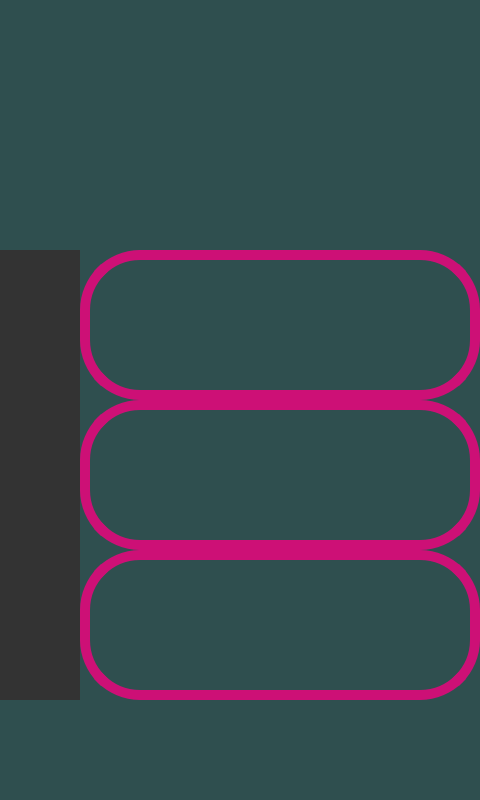
<?xml version="1.0" encoding="UTF-8"?>
<ui version="4.0">
 <class>HomeWindow</class>
 <widget class="QWidget" name="HomeWindow">
  <property name="geometry">
   <rect>
    <x>0</x>
    <y>0</y>
    <width>480</width>
    <height>800</height>
   </rect>
  </property>
  <property name="minimumSize">
   <size>
    <width>480</width>
    <height>800</height>
   </size>
  </property>
  <property name="maximumSize">
   <size>
    <width>480</width>
    <height>800</height>
   </size>
  </property>
  <property name="windowTitle">
   <string>cqnu_spider</string>
  </property>
  <property name="windowIcon">
   <iconset resource="ui.qrc">
    <normaloff>:/Icon/Images/Icon.png</normaloff>:/Icon/Images/Icon.png</iconset>
  </property>
  <property name="styleSheet">
   <string notr="true">color: rgb(200, 200, 200);
background-color: rgb(47, 79, 79);</string>
  </property>
  <widget class="QFrame" name="frame_function">
   <property name="geometry">
    <rect>
     <x>0</x>
     <y>250</y>
     <width>80</width>
     <height>450</height>
    </rect>
   </property>
   <property name="minimumSize">
    <size>
     <width>80</width>
     <height>450</height>
    </size>
   </property>
   <property name="maximumSize">
    <size>
     <width>80</width>
     <height>450</height>
    </size>
   </property>
   <property name="styleSheet">
    <string notr="true">background:rgb(51,51,51);</string>
   </property>
   <property name="frameShape">
    <enum>QFrame::NoFrame</enum>
   </property>
   <property name="frameShadow">
    <enum>QFrame::Plain</enum>
   </property>
   <widget class="QFrame" name="frame_use">
    <property name="geometry">
     <rect>
      <x>0</x>
      <y>0</y>
      <width>80</width>
      <height>55</height>
     </rect>
    </property>
    <property name="minimumSize">
     <size>
      <width>80</width>
      <height>55</height>
     </size>
    </property>
    <property name="maximumSize">
     <size>
      <width>80</width>
      <height>55</height>
     </size>
    </property>
    <property name="frameShape">
     <enum>QFrame::NoFrame</enum>
    </property>
    <property name="frameShadow">
     <enum>QFrame::Plain</enum>
    </property>
    <layout class="QHBoxLayout" name="horizontalLayout_16">
     <property name="spacing">
      <number>0</number>
     </property>
     <property name="leftMargin">
      <number>0</number>
     </property>
     <property name="topMargin">
      <number>0</number>
     </property>
     <property name="rightMargin">
      <number>0</number>
     </property>
     <property name="bottomMargin">
      <number>0</number>
     </property>
     <item>
      <widget class="QPushButton" name="pushButton_use">
       <property name="minimumSize">
        <size>
         <width>80</width>
         <height>55</height>
        </size>
       </property>
       <property name="maximumSize">
        <size>
         <width>80</width>
         <height>55</height>
        </size>
       </property>
       <property name="toolTip">
        <string>功能介绍</string>
       </property>
       <property name="styleSheet">
        <string notr="true">QPushButton {
	border: none;
	background-color: rgba(0,0,0,0);
}
QPushButton:hover {

	background-color: rgb(0,143,150);
}
QPushButton:pressed {	
	background-color: rgba(0,0,0,0);
}</string>
       </property>
       <property name="text">
        <string/>
       </property>
       <property name="icon">
        <iconset resource="ui.qrc">
         <normaloff>:/home/Images/use.png</normaloff>:/home/Images/use.png</iconset>
       </property>
       <property name="iconSize">
        <size>
         <width>40</width>
         <height>40</height>
        </size>
       </property>
       <property name="flat">
        <bool>true</bool>
       </property>
      </widget>
     </item>
    </layout>
   </widget>
   <widget class="QFrame" name="frame_view">
    <property name="geometry">
     <rect>
      <x>0</x>
      <y>60</y>
      <width>80</width>
      <height>55</height>
     </rect>
    </property>
    <property name="minimumSize">
     <size>
      <width>80</width>
      <height>55</height>
     </size>
    </property>
    <property name="maximumSize">
     <size>
      <width>80</width>
      <height>55</height>
     </size>
    </property>
    <property name="frameShape">
     <enum>QFrame::NoFrame</enum>
    </property>
    <property name="frameShadow">
     <enum>QFrame::Plain</enum>
    </property>
    <layout class="QHBoxLayout" name="horizontalLayout_17">
     <property name="spacing">
      <number>0</number>
     </property>
     <property name="leftMargin">
      <number>0</number>
     </property>
     <property name="topMargin">
      <number>0</number>
     </property>
     <property name="rightMargin">
      <number>0</number>
     </property>
     <property name="bottomMargin">
      <number>0</number>
     </property>
     <item>
      <widget class="QPushButton" name="pushButton_view">
       <property name="minimumSize">
        <size>
         <width>80</width>
         <height>55</height>
        </size>
       </property>
       <property name="maximumSize">
        <size>
         <width>80</width>
         <height>55</height>
        </size>
       </property>
       <property name="toolTip">
        <string>梦厅规则</string>
       </property>
       <property name="styleSheet">
        <string notr="true">QPushButton {
	border: none;
	background-color: rgba(0,0,0,0);
}
QPushButton:hover {
	background-color: rgb(0,143,150);
}
QPushButton:pressed {	
	background-color: rgba(0,0,0,0);
}</string>
       </property>
       <property name="text">
        <string/>
       </property>
       <property name="icon">
        <iconset resource="ui.qrc">
         <normaloff>:/home/Images/view.png</normaloff>:/home/Images/view.png</iconset>
       </property>
       <property name="iconSize">
        <size>
         <width>40</width>
         <height>40</height>
        </size>
       </property>
       <property name="flat">
        <bool>true</bool>
       </property>
      </widget>
     </item>
    </layout>
   </widget>
   <widget class="QFrame" name="frame_about">
    <property name="geometry">
     <rect>
      <x>0</x>
      <y>120</y>
      <width>80</width>
      <height>55</height>
     </rect>
    </property>
    <property name="minimumSize">
     <size>
      <width>80</width>
      <height>55</height>
     </size>
    </property>
    <property name="maximumSize">
     <size>
      <width>80</width>
      <height>55</height>
     </size>
    </property>
    <property name="frameShape">
     <enum>QFrame::NoFrame</enum>
    </property>
    <property name="frameShadow">
     <enum>QFrame::Plain</enum>
    </property>
    <layout class="QHBoxLayout" name="horizontalLayout_18">
     <property name="spacing">
      <number>0</number>
     </property>
     <property name="leftMargin">
      <number>0</number>
     </property>
     <property name="topMargin">
      <number>0</number>
     </property>
     <property name="rightMargin">
      <number>0</number>
     </property>
     <property name="bottomMargin">
      <number>0</number>
     </property>
     <item>
      <widget class="QPushButton" name="pushButton_about">
       <property name="minimumSize">
        <size>
         <width>80</width>
         <height>55</height>
        </size>
       </property>
       <property name="maximumSize">
        <size>
         <width>80</width>
         <height>55</height>
        </size>
       </property>
       <property name="toolTip">
        <string>关于软件</string>
       </property>
       <property name="styleSheet">
        <string notr="true">QPushButton {
	border: none;
	background-color: rgba(0,0,0,0);
}
QPushButton:hover {
	background-color: rgb(0,143,150);
}
QPushButton:pressed {	
	background-color: rgba(0,0,0,0);
}</string>
       </property>
       <property name="text">
        <string/>
       </property>
       <property name="icon">
        <iconset resource="ui.qrc">
         <normaloff>:/home/Images/about.png</normaloff>:/home/Images/about.png</iconset>
       </property>
       <property name="iconSize">
        <size>
         <width>40</width>
         <height>40</height>
        </size>
       </property>
       <property name="flat">
        <bool>true</bool>
       </property>
      </widget>
     </item>
    </layout>
   </widget>
  </widget>
  <widget class="QLabel" name="label_top">
   <property name="geometry">
    <rect>
     <x>0</x>
     <y>0</y>
     <width>480</width>
     <height>250</height>
    </rect>
   </property>
   <property name="text">
    <string/>
   </property>
  </widget>
  <widget class="QPushButton" name="pushButton_reserve">
   <property name="geometry">
    <rect>
     <x>80</x>
     <y>250</y>
     <width>400</width>
     <height>150</height>
    </rect>
   </property>
   <property name="minimumSize">
    <size>
     <width>400</width>
     <height>150</height>
    </size>
   </property>
   <property name="maximumSize">
    <size>
     <width>400</width>
     <height>150</height>
    </size>
   </property>
   <property name="styleSheet">
    <string notr="true">QPushButton {
	background-image: url(:/home/Images/reserve.png);
	background-position: center;
	border-radius: 60px;
	border: 10px solid rgb(205, 16, 118);
}
QPushButton:hover {
	border: 10px solid rgb(255, 255, 0);
}</string>
   </property>
   <property name="text">
    <string/>
   </property>
  </widget>
  <widget class="QLabel" name="label_bottom">
   <property name="geometry">
    <rect>
     <x>0</x>
     <y>700</y>
     <width>480</width>
     <height>100</height>
    </rect>
   </property>
   <property name="minimumSize">
    <size>
     <width>480</width>
     <height>100</height>
    </size>
   </property>
   <property name="maximumSize">
    <size>
     <width>480</width>
     <height>100</height>
    </size>
   </property>
   <property name="styleSheet">
    <string notr="true"/>
   </property>
   <property name="text">
    <string/>
   </property>
  </widget>
  <widget class="QPushButton" name="pushButton_web">
   <property name="geometry">
    <rect>
     <x>80</x>
     <y>400</y>
     <width>400</width>
     <height>150</height>
    </rect>
   </property>
   <property name="minimumSize">
    <size>
     <width>400</width>
     <height>150</height>
    </size>
   </property>
   <property name="maximumSize">
    <size>
     <width>400</width>
     <height>150</height>
    </size>
   </property>
   <property name="styleSheet">
    <string notr="true">QPushButton {
	background-image: url(:/home/Images/web.png);
	background-position: center;
	border-radius: 60px;
	border: 10px solid rgb(205, 16, 118);
}
QPushButton:hover {
	border: 10px solid rgb(255, 255, 0);
}</string>
   </property>
   <property name="text">
    <string/>
   </property>
  </widget>
  <widget class="QPushButton" name="pushButton_teacher">
   <property name="geometry">
    <rect>
     <x>80</x>
     <y>550</y>
     <width>400</width>
     <height>150</height>
    </rect>
   </property>
   <property name="minimumSize">
    <size>
     <width>400</width>
     <height>150</height>
    </size>
   </property>
   <property name="maximumSize">
    <size>
     <width>400</width>
     <height>150</height>
    </size>
   </property>
   <property name="styleSheet">
    <string notr="true">QPushButton {
	background-image: url(:/home/Images/teacher.png);
	background-position: center;
	border-radius: 60px;
	border: 10px solid rgb(205, 16, 118);
}
QPushButton:hover {
	border: 10px solid rgb(255, 255, 0);
}</string>
   </property>
   <property name="text">
    <string/>
   </property>
  </widget>
 </widget>
 <resources>
  <include location="ui.qrc"/>
 </resources>
 <connections/>
</ui>
